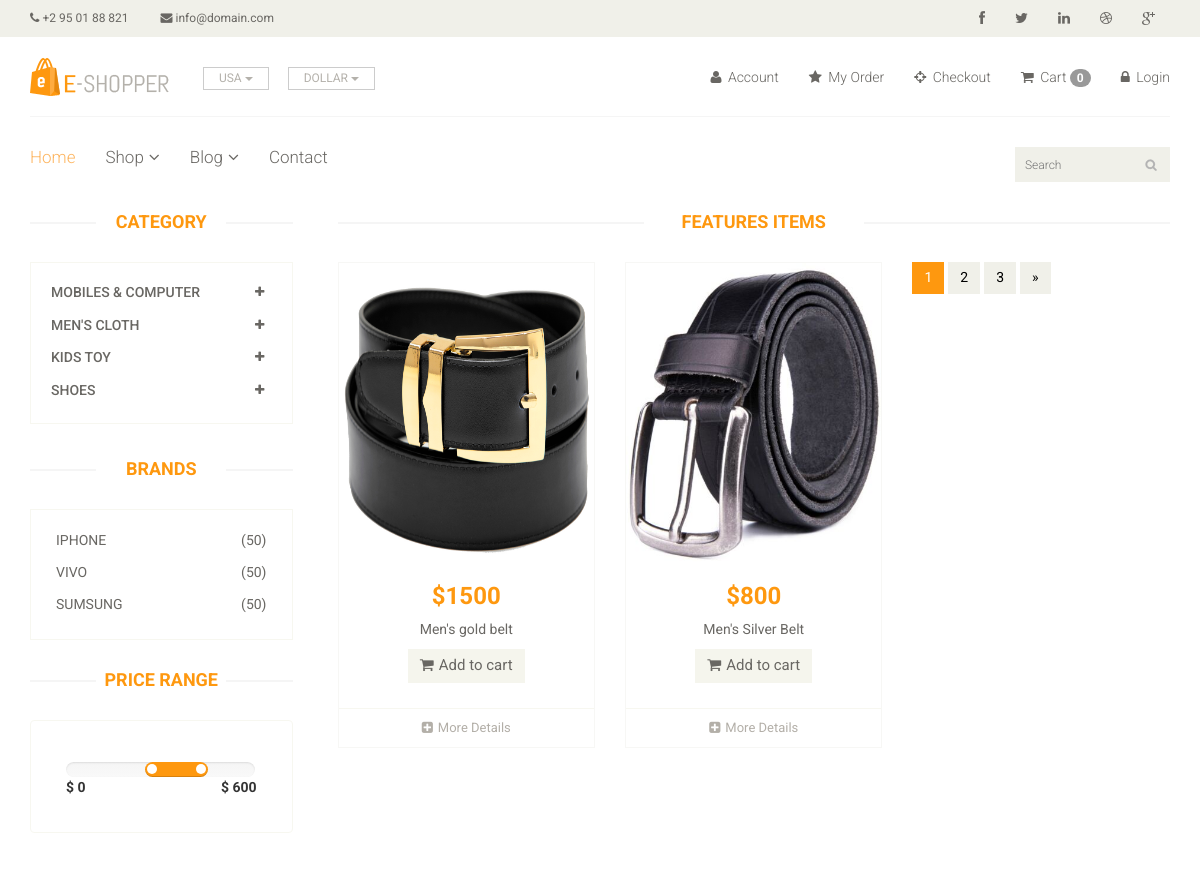
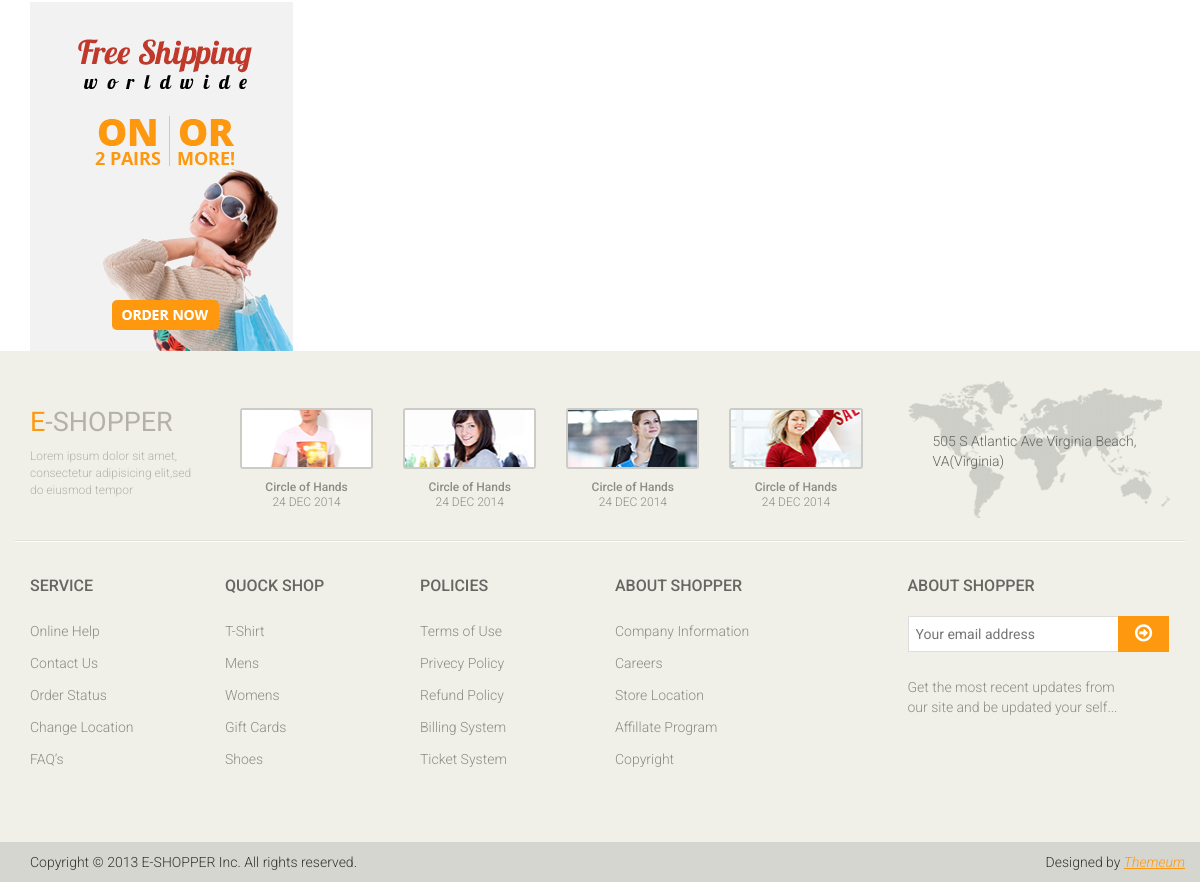
The page /product/?category=4 on the database its author committed (2 pictures, top to bottom).
### app/models.py (models this page shows, shortened)
class Categories(models.Model):
    Name = models.CharField(max_length=255)

class Brand(models.Model):
    name = models.CharField(max_length=200)

class Product(models.Model):
    Availability = (('In Stock', 'In Stock'),('Out Of Stock', 'Out Of Stock'))
    image = models.ImageField(upload_to='Ecom/Pimg')
    name = models.CharField(max_length=255)
    price = models.IntegerField()
    category = models.ForeignKey(Categories, on_delete=models.CASCADE, null=False, default='')
    subCategory = models.ForeignKey(SubCategory, on_delete=models.CASCADE, null=False, default='')
    brand = models.ForeignKey(Brand, on_delete=models.CASCADE, null=True)
    Availability = models.CharField( choices=Availability , null=True ,max_length=100)
    date = models.DateField(auto_now_add=True)

### ecom/views.py (the view)
# urls.py: path('product/', views.Product_Page, name="product_page"),
def Product_Page(request):
    categories = Categories.objects.all()
    brand = Brand.objects.all()
    categoryID = request.GET.get('category')
    brandid = request.GET.get('brand')
    if categoryID:
        product = Product.objects.filter(subCategory = categoryID).order_by('-id')
    elif brandid:
        product = Product.objects.filter(brand = brandid).order_by('-id')
    else:
        product = Product.objects.all()
    data = {
        'categories':categories,
        'product':product,
        'brand':brand,
    }
    return render(request, 'product_page.html',data)

### templates/product_page.html (shortened to what this page needs)
{% extends 'base.html' %}
{% block 'content' %}
<section>
    <div class="container">
        <div class="row">
            <div class="col-sm-3">
                <div class="left-sidebar">
                    <h2>Category</h2>
                    <div class="panel-group category-products" id="accordian">
                        {% for category in categories %}
                        <div class="panel panel-default">
                            <div class="panel-heading">
                                <h4 class="panel-title">
                                    <a data-toggle="collapse" data-parent="#accordian" href="#s{{ category.id }}">
                                        <span class="badge pull-right"><i class="fa fa-plus"></i></span>
                                        {{ category.Name }}
                                    </a>
                                </h4>
                            </div>
                        </div>
                        {% endfor %}
                    </div>
                    <div class="brands_products">
                        <h2>Brands</h2>
                        <div class="brands-name">
                            <ul class="nav nav-pills nav-stacked">
                                {% for i in brand %}
                                <li><a href="/product/?brand={{i.id}}"> <span class="pull-right">(50)</span>{{i.name}}</a></li>
                                {% endfor %}
                            </ul>
                        </div>
                    </div>
                    <div class="price-range">
                        <h2>Price Range</h2>
                        <div class="well">
                             <input type="text" class="span2" value="" data-slider-min="0" data-slider-max="600" data-slider-step="5" data-slider-value="[250,450]" id="sl2" ><br />
                             <b>$ 0</b> <b class="pull-right">$ 600</b>
                        </div>
                    </div>
                    <div class="shipping text-center">
                        <img src="images/home/shipping.jpg" alt="" />
                    </div>
                </div>
            </div>
            <div class="col-sm-9 padding-right">
                <div class="features_items">
                    <h2 class="title text-center">Features Items</h2>
                    {% for pro in product %}
						<div class="col-sm-4">
							<div class="product-image-wrapper">
								<div class="single-products">
										<div class="productinfo text-center">
											<img src="/{{pro.image}}" alt="" height="300px"/>
											<h2>${{pro.price}}</h2>
											<p>{{pro.name}}</p>
											<a href="{% url 'cart_add' pro.id %}" class="btn btn-default add-to-cart"><i class="fa fa-shopping-cart"></i>Add to cart</a>
										</div>
										<div class="product-overlay">
											<div class="overlay-content">
											</div>
										</div>
								</div>
								<div class="choose">
									<ul class="nav nav-pills nav-justified">
										<li><a href="/productdetails/{{pro.id}}"><i class="fa fa-plus-square"></i>More Details</a></li>
									</ul>
								</div>
							</div>
						</div>
						{% endfor %}
                    <ul class="pagination">
                        <li class="active"><a href="">1</a></li>
                        <li><a href="">2</a></li>
                        <li><a href="">3</a></li>
                        <li><a href="">&raquo;</a></li>
                    </ul>
                </div>
            </div>
        </div>
    </div>
</section>
{% endblock %}

### rows shown on the page
Categories: Name "MOBILES & COMPUTER"
Categories: Name "MEN'S CLOTH"
Categories: Name "KIDS TOY"
Categories: Name "SHOES"
Brand: name "IPHONE"
Brand: name "VIVO"
Brand: name "SUMSUNG"
Product: image (picture), price "1500", name "Men's gold belt"
Product: image (picture), price "800", name "Men's Silver Belt"

### other values the page prints
{{ request.session.cart|length }} "0"
